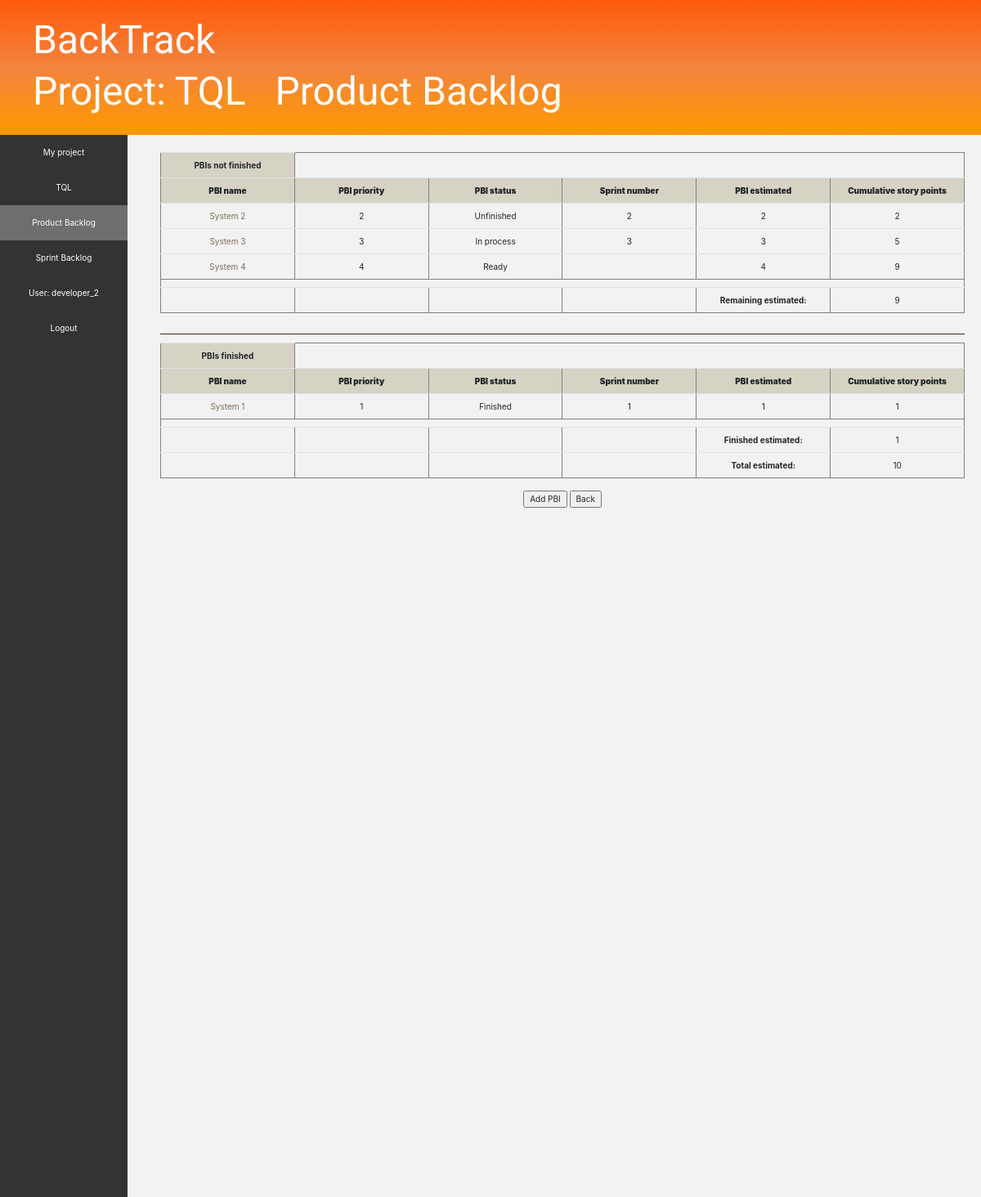
Screenshot of /project/1/productBacklog/ (signed in) with the database file from the repository.
### project/models.py (models this page shows, shortened)
class Project(models.Model):
    name = models.CharField(max_length=100)
    description = models.CharField(max_length=500)
    manager = models.ForeignKey(BackTrackUser, related_name='manager', null=True, blank=True, on_delete=models.SET_NULL)
    time = models.DateTimeField(auto_now=False, auto_now_add=True)
    activeSprint = models.ForeignKey('sprintBacklog.SprintBacklog', related_name='active_sprint', null=True, blank=True, on_delete=models.SET_NULL)
    sprintNumber = models.PositiveSmallIntegerField(null=False, blank=False, default=0)
    owner = models.OneToOneField(BackTrackUser, related_name='owner', on_delete=models.CASCADE)

class BackTrackUser(AbstractUser):
    pass
    STATUS_CHOICES = [
        ('Available', 'Available'),
        ('Not available', 'Not available')
    ]
    status = models.CharField(max_length=13, choices=STATUS_CHOICES, default='Available')
    project = models.ForeignKey("Project", null=True, blank=True, on_delete=models.SET_NULL)

### productBacklog/models.py (models this page shows, shortened)
class PBI(models.Model):
    STATUS_CHOICES = [
        ('Finished', 'Finished'),
        ('In process', 'In process'),
        ('Unfinished', 'Unfinished'),
        ('Ready', 'Ready')
    ]
    name = models.CharField(max_length=50)
    description = models.CharField(max_length=500)
    status = models.CharField(max_length=10, choices=STATUS_CHOICES, default='Ready')
    taskHours = models.PositiveSmallIntegerField(null=True, blank=True)
    remainingTaskHours = models.PositiveSmallIntegerField(null=True, blank=True)
    taskHoursDone = models.PositiveSmallIntegerField(null=True, blank=True)
    estimated = models.PositiveSmallIntegerField()
    priority = models.PositiveSmallIntegerField()
    cumulative = models.PositiveIntegerField(null=True, blank=True)
    productBacklog = models.ForeignKey(ProductBacklog, null=False, on_delete=models.CASCADE)
    sprintBacklog = models.ForeignKey('sprintBacklog.SprintBacklog', null=True, blank=True, default=None, on_delete=models.SET_NULL)

### sprintBacklog/models.py (models this page shows, shortened)
class SprintBacklog(models.Model):
    STATUS_CHOICES = [
        ('Ready', 'Ready'),
        ('Finished', 'Finished'),
        ('In process', 'In process')
    ]
    project = models.ForeignKey(Project, null=False, on_delete=models.CASCADE)
    sprintNumber = models.PositiveSmallIntegerField(null=False, blank=False)
    capacity = models.PositiveSmallIntegerField(null=False, blank=False)
    status = models.CharField(max_length=10, choices=STATUS_CHOICES, default='In process')
    ddl = models.DateTimeField()
    time = models.DateTimeField(null=True, blank=True)

### productBacklog/views.py (the view)
# urls.py: path('', views.ProductBacklogMain.as_view(), name='product_backlog_main'),
class ProductBacklogMain(TemplateView):
    template_name = "productbacklog_main.html"
    def get_context_data(self, **kwargs):
        project = self.kwargs['project_pk']
        productBacklog = ProductBacklog.objects.get(project__pk=project)
        request = self.request
        user = request.user
        if user.is_authenticated:
            if user.is_superuser:
                group = 'Super User'
            elif user.groups.filter(name='Owners').count():
                group = 'Owner'
            elif user.groups.filter(name='Managers').count():
                group = 'Manager'
            else:
                group = 'Developer'
        else:
            group = None
        context = super().get_context_data(**kwargs)
        context['project'] = Project.objects.get(pk=project)
        context['pbi_list'] = PBI.objects.filter(productBacklog__pk=productBacklog.pk).order_by('priority')
        context['group'] = group
        remaining_estimated = 0
        finished_estimated = 0
        for pbi in context['pbi_list']:
            if pbi.status != "Finished":
                remaining_estimated += pbi.estimated
                pbi.cumulative = remaining_estimated
            else:
                finished_estimated += pbi.estimated
                pbi.cumulative = finished_estimated
        total_estimated = remaining_estimated + finished_estimated
        context['total_estimated'] = total_estimated
        context['finished_estimated'] = finished_estimated
        context['remaining_estimated'] = remaining_estimated
        return context

### templates/productbacklog_main.html (shortened to what this page needs)
<!DOCTYPE html>
{% load static %}
<html lang="en">
<head>
    <link rel="stylesheet" href="//maxcdn.bootstrapcdn.com/bootstrap/3.2.0/css/bootstrap.min.css">
    <link rel="stylesheet" href="//maxcdn.bootstrapcdn.com/bootstrap/3.2.0/css/bootstrap-theme.min.css">
    <link rel="stylesheet" href="https://stackpath.bootstrapcdn.com/bootstrap/4.3.1/css/bootstrap.min.css">
    <link rel="stylesheet" href="{% static 'css/productBacklog.css' %}">
</head>
<body>
    {% if user.is_authenticated %}
        <div class="page-header">
            <h1>BackTrack</h1>
            <h2><a href="..">Project: {{ project.name }}</a>&#160;&#160;&#160;Product Backlog</h2>
        </div>
        <div class="menu">
            <ul>
                <li><a href="/project">My project</a></li>
                <li><a href="/project/{{ project.pk }}">{{ project.name }}</a></li>
                <li><a class="active" href="">Product Backlog</a></li>
                <li><a href="../sprintBacklog">Sprint Backlog</a></li>
                <li><a href="../../../accounts/profile">User: {{ user.get_username }}</a></li>
                <li><a href="{% url 'logout'%}?next={{request.path}}">Logout</a></li>
            </ul>
        </div>
        <div class="main">
            <div class="table" style="text-align:center; margin:0 auto;">
                <table border="1" style="margin:0 auto;">
                    <tr>
                        <th>PBIs not finished</th>
                    </tr>
                    <tr>
                        <th width="10%"><b>PBI name</b></th>
                        <th width="10%"><b>PBI priority</b></th>
                        <th width="10%"><b>PBI status</b></th>
                        <th width="10%"><b>Sprint number</b></th>
                        <th width="10%"><b>PBI estimated</b></th>
                        <th width="10%"><b>Cumulative story points</b></th>
                    </tr>
                    {% for pbi in pbi_list %}
                        {% if pbi.status != "Finished" %}
                            <tr>
                                <td><a href="pbi/{{ pbi.pk }}">{{ pbi.name }}</a></td>
                                <td>{{ pbi.priority }}</td>
                                <td>{{ pbi.status }}</td>
                                <td>{{ pbi.sprintBacklog.sprintNumber }}</td>
                                <td>{{ pbi.estimated }}</td>
                                <td>{{ pbi.cumulative }}</td>
                            </tr>
                        {% endif %}
                    {% endfor %}
                    <tr height=10></tr>
                    <tr><td></td>
                        <td></td>
                        <td></td>
                        <td></td>
                        <td><b>Remaining estimated:</b></td>
                        <td>{{ remaining_estimated }}</td>
                    </tr>
                </table>
                <br/>
                <hr color=#432F21>
                <table border="1" style="margin:0 auto;">
                    <tr>
                        <th>PBIs finished</th>
                    </tr>
                    <tr>
                        <th width="10%"><b>PBI name</b></th>
                        <th width="10%"><b>PBI priority</b></th>
                        <th width="10%"><b>PBI status</b></th>
                        <th width="10%"><b>Sprint number</b></th>
                        <th width="10%"><b>PBI estimated</b></th>
                        <th width="10%"><b>Cumulative story points</b></th>
                    </tr>
                    {% for pbi in pbi_list %}
                        {% if pbi.status == "Finished" %}
                            <tr>
                                <td><a href="pbi/{{ pbi.pk }}">{{ pbi.name }}</a></td>
                                <td>{{ pbi.priority }}</td>
                                <td>{{ pbi.status }}</td>
                                <td>{{ pbi.sprintBacklog.sprintNumber }}</td>
                                <td>{{ pbi.estimated }}</td>
                                <td>{{ pbi.cumulative }}</td>
                            </tr>
                        {% endif %}
                    {% endfor %}
                    <tr height=10></tr>
                    <tr><td></td>
                        <td></td>
                        <td></td>
                        <td></td>
                        <td><b>Finished estimated:</b></td>
                        <td>{{ finished_estimated }}</td>
                    </tr>
                    <tr><td></td>
                        <td></td>
                        <td></td>
                        <td></td>
                        <td><b>Total estimated:</b></td>
                        <td>{{ total_estimated }}</td>
                    </tr>
                </table>
            </div>
            <br/>
            <div class="button" style="text-align:center;">
                <form method="POST" class="post-form">{% csrf_token %}
                    {% if group == 'Owner' or group == 'Super User' %}
                        <input type="button" value="Add PBI" onclick="location='pbi/add'">
                    {% endif %}
                    <input type="button" value="Back" onclick="location='/project/{{ project.pk }}'">
                </form>
            </div>
        </div>
    {% endif %}
</body>
</html>

### static/css/productBacklog.css (style rules this page uses)
.page-header { background: linear-gradient(#FF5A09, #F3843E, #FF9900); margin: 0; padding: 20px 20px 20px 40px; }
.page-header h1, .page-header h1 a, .page-header h1 a:visited, .page-header h1 a:active { color: #ffffff; font-size: 36pt; text-decoration: none; }
.page-header h2, .page-header h2 a, .page-header h2 a:visited, .page-header h2 a:active { color: #ffffff; font-size: 36pt; text-decoration: none; }
h1, h2, h3, h4 { font-family: 'Lobster', cursive; }
th { background-color: #D6D3C4; }
td a { color: #7A6C56; }
html, body { height: 100%; }
div.menu { height: 100%; width: 13%; overflow-y: auto; position: absolute; margin-top: -1px; left: 0;background-color: #333; }
.menu ul { list-style-type: none; margin: 0; padding: 0; overflow: hidden; background-color: #333; }
.menu li { float: left; width: 100%; }
.menu li a { display: block; color: white; text-align: center; padding: 14px 16px; text-decoration: none; }
.active { background-color: #6E6E6E; }
.main { background-color: #F2F2F2; }
div.main { right: 0; float: left; height: 100%; width: 87%; overflow-y: auto; position:absolute; padding: 20px 20px 20px 40px; }

### rows the page displays
Project: name "TQL"
BackTrackUser: get_username "developer_2"
PBI: name "System 2", priority "2", status "Unfinished", sprintBacklog.sprintNumber "2", estimated "2", cumulative "2"
PBI: name "System 3", priority "3", status "In process", sprintBacklog.sprintNumber "3", estimated "3", cumulative "5"
PBI: name "System 4", priority "4", status "Ready", estimated "4", cumulative "9"
PBI: name "System 1", priority "1", status "Finished", sprintBacklog.sprintNumber "1", estimated "1", cumulative "1"

### other values shown
{{ remaining_estimated }} "9"
{{ finished_estimated }} "1"
{{ total_estimated }} "10"
